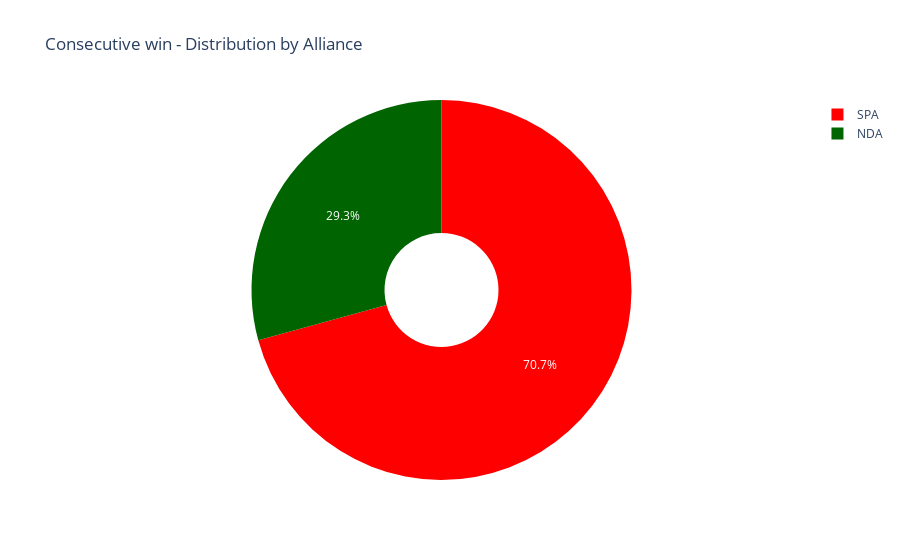
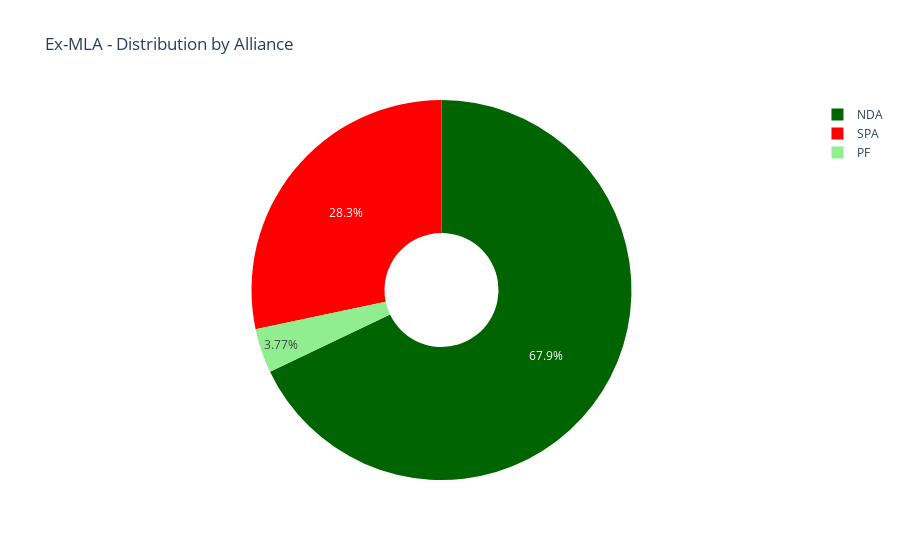
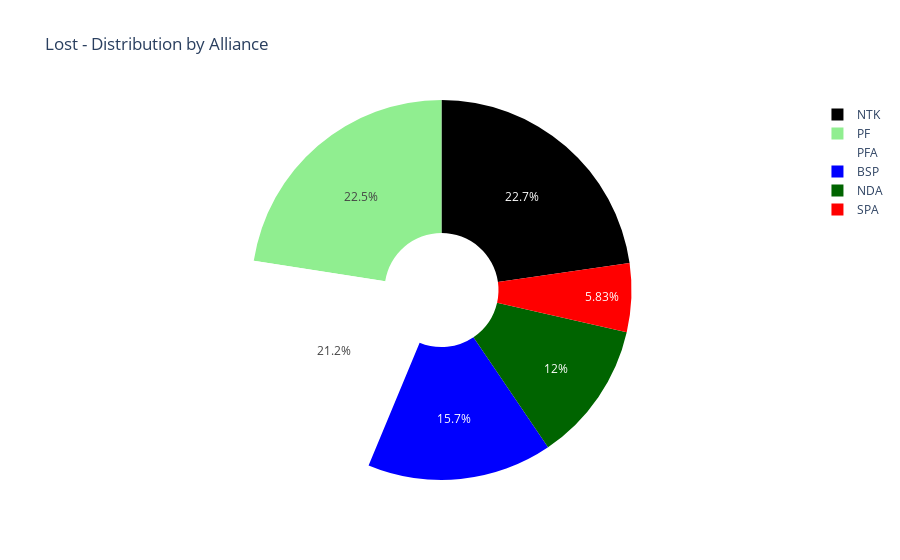
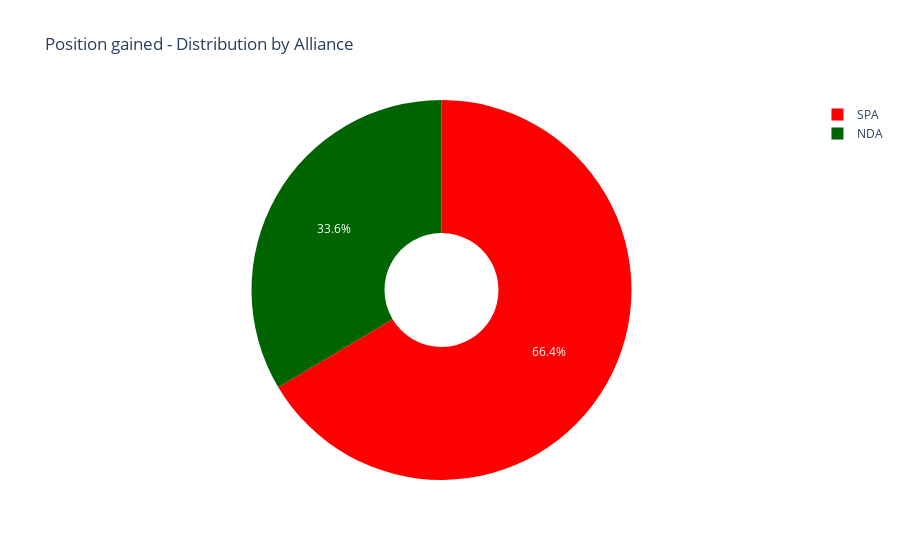

The notebook cell these images were saved under, in order:
### Markdown cell above
# VISUALISING THE SHARE OF EACH ALLIANCE FOR THE NEW ROW CREATED (CURRENT STATUS)

### Code cell
import plotly.express as px
#ALLIANCE COLOUR MAPPING
alliance_color_map = {
    'NDA': 'darkgreen',
    'SPA': 'red',  
    'PF': 'lightgreen',
    'NTK': 'black',     
    'PFA': 'white',
    'BSP': 'blue'
}

# Filter the DataFrame to exclude 'IND' entries from the 'Alliance' column
df_filtered = df[df['Alliance'] != 'IND']

# Group the filtered DataFrame by 'Current Status' and 'Alliance', and count the occurrences
grouped_df = df_filtered.groupby(['Current_Status', 'Alliance']).size().reset_index(name='Count')

# Create a pie plot for each 'Current Status' category
for i in grouped_df['Current_Status'].unique():
    # Filter the grouped DataFrame for the current status
    status_df = grouped_df[grouped_df['Current_Status'] == i]
    fig = px.pie(status_df, values='Count', names='Alliance', title=f"{i} - Distribution by Alliance",
                 hole=0.3, labels={'Alliance': 'Alliance'}, hover_name='Alliance', color='Alliance', color_discrete_map=alliance_color_map)
    fig.show()

### Figure 1 — Plotly figure (JSON) as saved in the notebook; plotly's stock layout.template omitted (floating-point values rounded to 4 significant figures)
{"data": [{"customdata": [["NDA"], ["SPA"]], "domain": {"x": [0, 1], "y": [0, 1]}, "hole": 0.3, "hovertemplate": "<b>%{hovertext}</b><br><br>Alliance=%{customdata[0]}<br>Count=%{value}<extra></extra>", "hovertext": ["NDA", "SPA"], "labels": ["NDA", "SPA"], "legendgroup": "", "marker": {"colors": ["darkgreen", "red"]}, "name": "", "showlegend": true, "type": "pie", "values": [24, 58]}], "layout": {"legend": {"tracegroupgap": 0}, "title": {"text": "Consecutive win - Distribution by Alliance"}}}

### Figure 2 — Plotly figure (JSON) as saved in the notebook; plotly's stock layout.template omitted (floating-point values rounded to 4 significant figures)
{"data": [{"customdata": [["NDA"], ["PF"], ["SPA"]], "domain": {"x": [0, 1], "y": [0, 1]}, "hole": 0.3, "hovertemplate": "<b>%{hovertext}</b><br><br>Alliance=%{customdata[0]}<br>Count=%{value}<extra></extra>", "hovertext": ["NDA", "PF", "SPA"], "labels": ["NDA", "PF", "SPA"], "legendgroup": "", "marker": {"colors": ["darkgreen", "lightgreen", "red"]}, "name": "", "showlegend": true, "type": "pie", "values": [36, 2, 15]}], "layout": {"legend": {"tracegroupgap": 0}, "title": {"text": "Ex-MLA - Distribution by Alliance"}}}

### Figure 3 — Plotly figure (JSON) as saved in the notebook; plotly's stock layout.template omitted (floating-point values rounded to 4 significant figures)
{"data": [{"customdata": [["BSP"], ["NDA"], ["NTK"], ["PF"], ["PFA"], ["SPA"]], "domain": {"x": [0, 1], "y": [0, 1]}, "hole": 0.3, "hovertemplate": "<b>%{hovertext}</b><br><br>Alliance=%{customdata[0]}<br>Count=%{value}<extra></extra>", "hovertext": ["BSP", "NDA", "NTK", "PF", "PFA", "SPA"], "labels": ["BSP", "NDA", "NTK", "PF", "PFA", "SPA"], "legendgroup": "", "marker": {"colors": ["blue", "darkgreen", "black", "lightgreen", "white", "red"]}, "name": "", "showlegend": true, "type": "pie", "values": [162, 123, 234, 232, 218, 60]}], "layout": {"legend": {"tracegroupgap": 0}, "title": {"text": "Lost - Distribution by Alliance"}}}

### Figure 4 — Plotly figure (JSON) as saved in the notebook; plotly's stock layout.template omitted (floating-point values rounded to 4 significant figures)
{"data": [{"customdata": [["NDA"], ["SPA"]], "domain": {"x": [0, 1], "y": [0, 1]}, "hole": 0.3, "hovertemplate": "<b>%{hovertext}</b><br><br>Alliance=%{customdata[0]}<br>Count=%{value}<extra></extra>", "hovertext": ["NDA", "SPA"], "labels": ["NDA", "SPA"], "legendgroup": "", "marker": {"colors": ["darkgreen", "red"]}, "name": "", "showlegend": true, "type": "pie", "values": [51, 101]}], "layout": {"legend": {"tracegroupgap": 0}, "title": {"text": "Position gained - Distribution by Alliance"}}}
